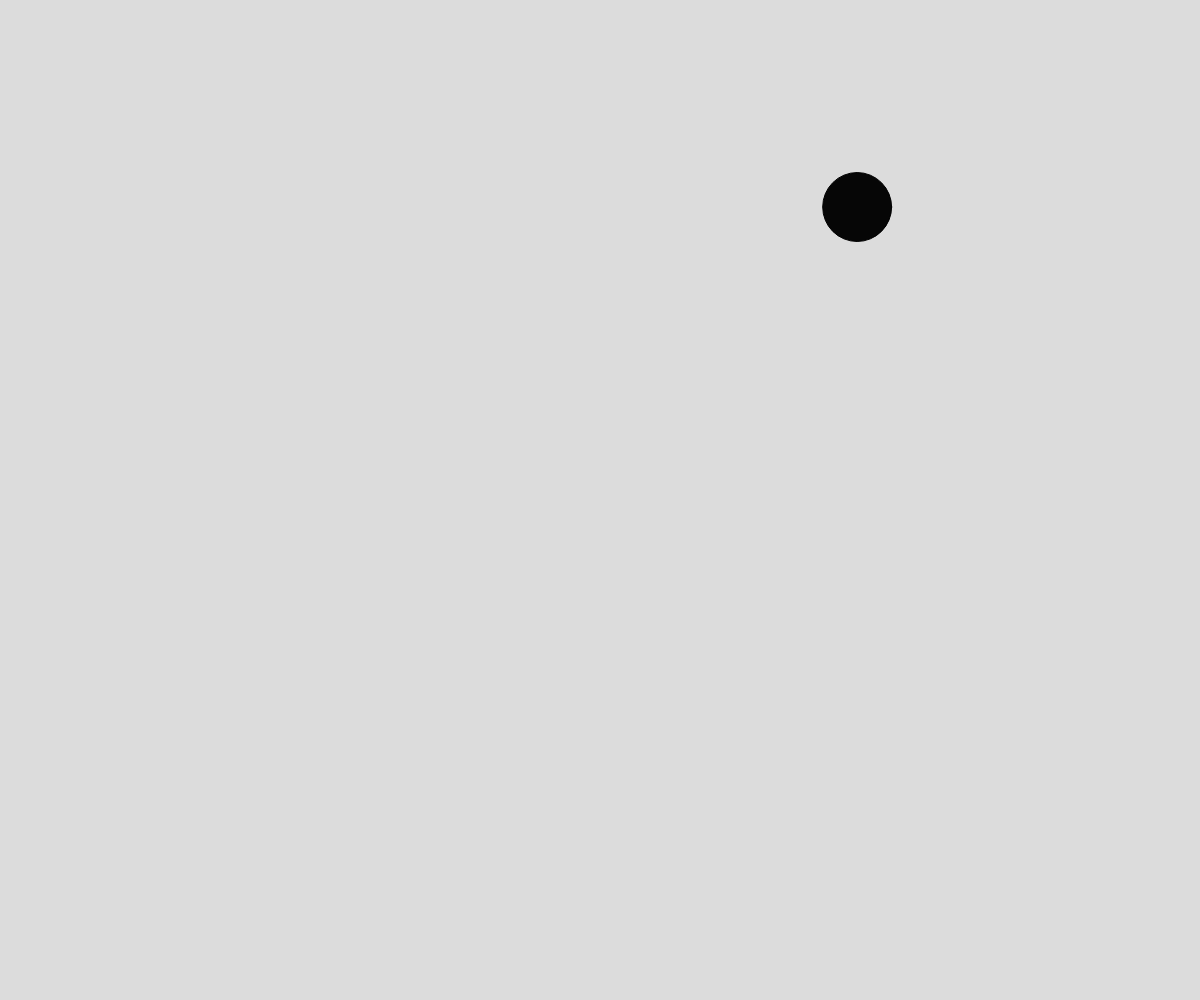
Frame 1 (no input)
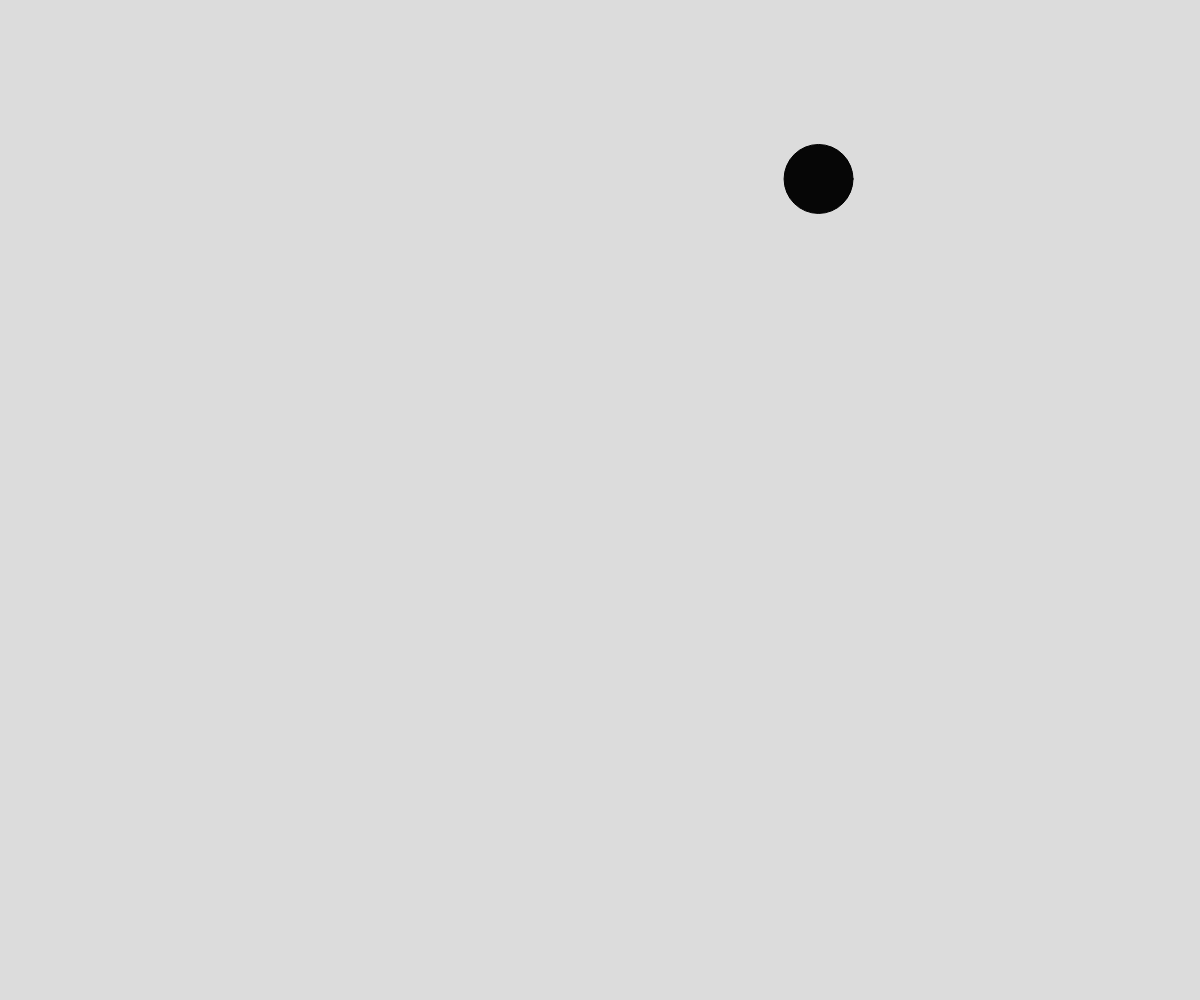
Frame 60 (no input)
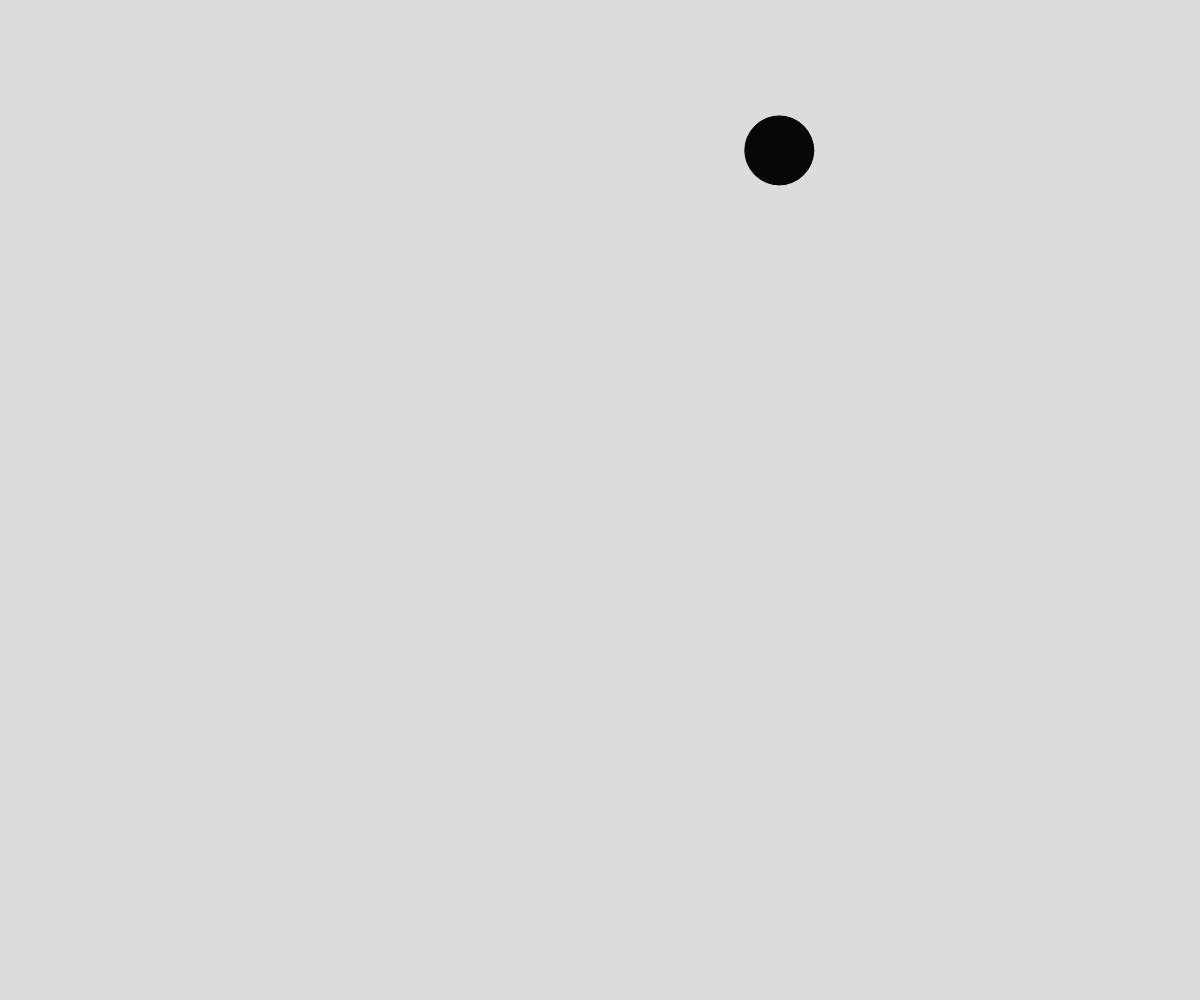
Frame 120 (the mouse pressed at the canvas centre since frame 60)

The p5.js sketch that drew these frames (run headless with seeded random() and noise() and a simulated clock; from frame 60 on, the mouse is pressed at the canvas centre):

// p5.js sketch
// ── sketch.js
console.log('ready to sketch');

class Ball{
  constructor(x, y, r, colorR, colorG, colorB, alpha, speedX, speedY){
    this.x = x;
    this.y = y;
    this.r = r;
    this.colorR = colorR;
    this.colorG = colorG;
    this.colorB = colorB;
    this.alpha = alpha;
    this.speedX = speedX;
    this.speedY = speedY;
  }
  show(){
    fill(6);
    ellipse(this.x, this.y, this.r * 2);
  }
  move(){
    if(this.x > width || this.y > height || this.x < 0 || this.y < 0){
      this.speedX = this.speedX * -1
      this.speedY = this.speedY * -1
    }
    this.x = this.x + this.speedX;
    this.y = this.y + this.speedY;
  }
}

let balls = [];
let ball;
function setup() {
  createCanvas(windowWidth, windowHeight);
  ball = new Ball(
    random(width),
    random(height ),
    random(46),
    random(255), //colorR
    random(255), //colorG
    random(255), //colorB
    random(255), //alpha
    random(-1,1), //speedX
    random(-1,1) //speedY
    );
  balls.push(ball);
}


// function mousePressed(){
//   ball = new Ball(
//     mouseX,
//     mouseY,
//     random(46),
//     random(255), //colorR
//     random(255), //colorG
//     random(255), //colorB
//     random(255), //alpha
//     random(-1,1), //speedX
//     random(-1,1) //speedY
//     );
//   balls.push(ball);
// }

function draw() {
  background(220);
  for(ball of balls){
    ball.show();
    ball.move();
  }
}
